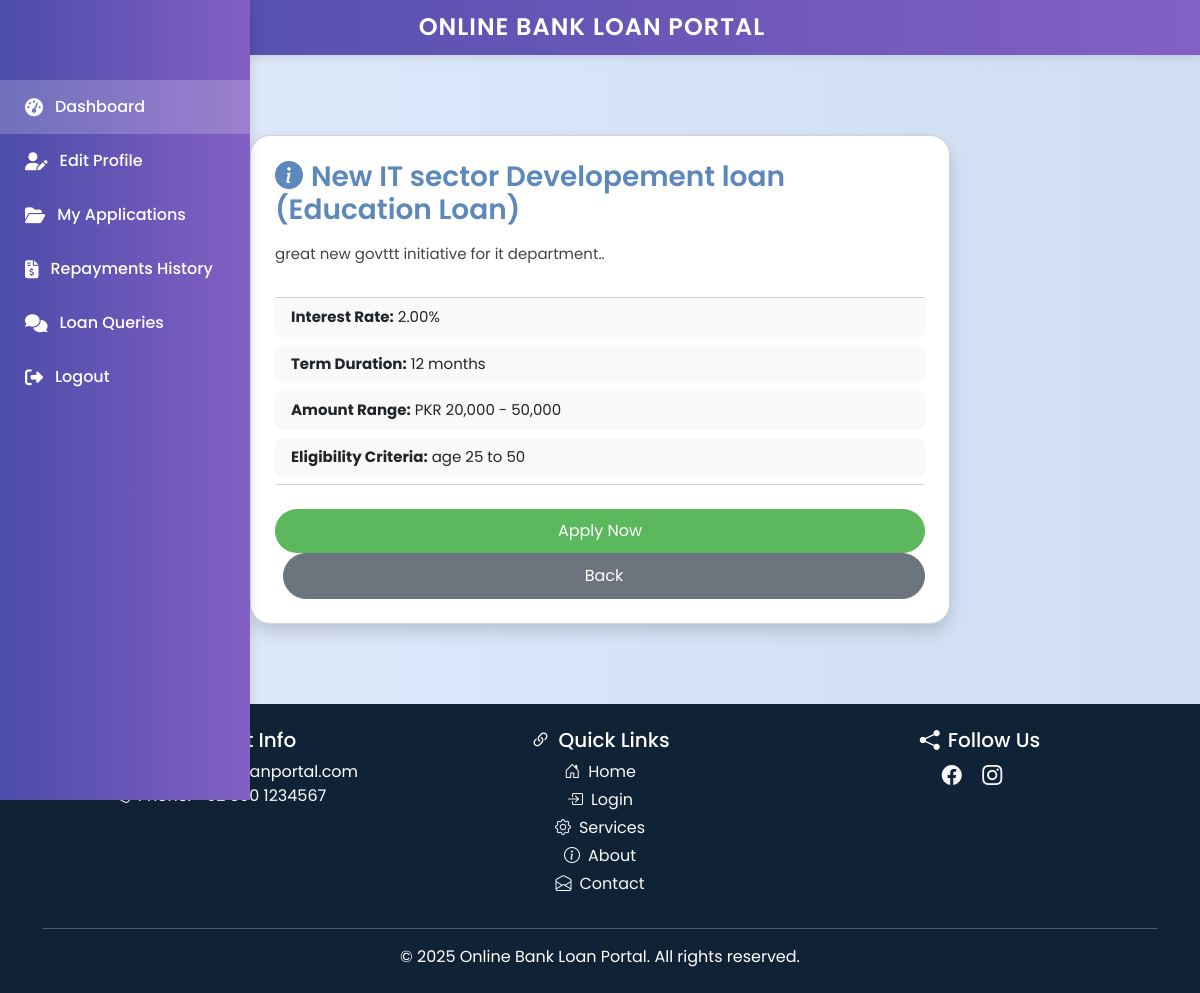
The page /Customer/loan-details.php?id=5 on the database its author committed.
### tables this page shows
CREATE TABLE `loan_types` (
  `id` int(11) NOT NULL,
  `name` varchar(100) NOT NULL,
  `loan_category` varchar(100) NOT NULL,
  `description` text DEFAULT NULL,
  `min_amount` decimal(10,2) NOT NULL,
  `max_amount` decimal(10,2) NOT NULL,
  `interest_rate` decimal(5,2) NOT NULL,
  `term_months` int(11) NOT NULL,
  `eligibility` text DEFAULT NULL,
  `created_at` timestamp NOT NULL DEFAULT current_timestamp()
);

### Customer/loan-details.php (the view, shortened to what this page needs)
<?php
include '../dbconnection.php';
$stmt = $conn->prepare("SELECT * FROM loan_types WHERE id = ?");
$stmt->execute([$_GET['id']]);
$loan = $stmt->fetch(PDO::FETCH_ASSOC);
?>
<!DOCTYPE html>
<html lang="en">
<head>
  <link href="https://cdn.jsdelivr.net/npm/bootstrap@5.3.0/dist/css/bootstrap.min.css" rel="stylesheet">
  <link href="https://cdn.jsdelivr.net/npm/bootstrap-icons@1.10.5/font/bootstrap-icons.css" rel="stylesheet">
</head>
<body>
<?php include 'sidebar.php'; ?>
<div class="container">
  <div class="card shadow p-4">
    <h3 class="mb-3"><i class="bi bi-info-circle-fill me-2"></i><?= htmlspecialchars($loan['name']) ?> (<?= htmlspecialchars($loan['loan_category']) ?>)</h3>
    <p><?= htmlspecialchars($loan['description']) ?></p>
    <ul class="list-group list-group-flush mb-4 mt-3">
      <li class="list-group-item"><strong>Interest Rate:</strong> <?= $loan['interest_rate'] ?>%</li>
      <li class="list-group-item"><strong>Term Duration:</strong> <?= $loan['term_months'] ?> months</li>
      <li class="list-group-item"><strong>Amount Range:</strong> PKR <?= number_format($loan['min_amount']) ?> - <?= number_format($loan['max_amount']) ?></li>
      <li class="list-group-item"><strong>Eligibility Criteria:</strong> <?= htmlspecialchars($loan['eligibility']) ?></li>
    </ul>
    <a href="apply-loan.php?id=<?= $loan['id'] ?>" class="btn btn-success">Apply Now</a>
    <a href="dashboard.php" class="btn btn-secondary ms-2">Back</a>
  </div>
</div>
<?php include '../footer.php'; ?>
</body>
</html>

### Customer/loan-details.php (style rules this page uses)
body { background: linear-gradient(to right, #e0eafc, #cfdef3); font-family: 'Segoe UI', sans-serif; }
.card { margin: 80px auto; max-width: 700px; border-radius: 20px; box-shadow: 0 10px 30px rgba(0, 0, 0, 0.1); background-color: #ffffff; }
h3 { font-weight: 600; color: #5D88BB; }
.list-group-item { background-color: #f9f9f9; border: none; border-radius: 8px; margin-bottom: 8px; font-size: 15px; }
.btn-success { background-color: #5cb85c; border: none; border-radius: 25px; padding: 10px 25px; }
.btn-secondary { border-radius: 25px; padding: 10px 25px; }
.card p { font-size: 15px; color: #444; }

### Customer/sidebar.php (style rules this page uses)
body { font-family: 'Poppins', sans-serif; }

### rows shown on the page
loan_types: name "New IT sector Developement loan", loan_category "Education Loan", description "great new govttt initiative for it department..", interest_rate "2.00", term_months "12", min_amount "20,000", max_amount "50,000", eligibility "age 25 to 50"
